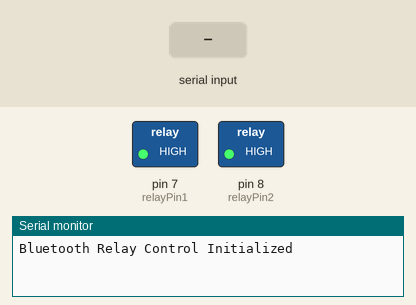
The sketch below on a simulated Arduino Uno, built with avr-gcc and run on an emulated ATmega328P. Parts: switched loads named in the sketch (green lamp = pin HIGH), the last lines printed to the serial monitor. Inputs (shaded band) come from the test bench.

Above: at 1.2 s.
1.3 s: "1" received over Serial
At 2.5 s:
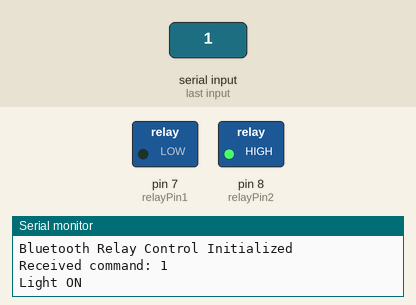
2.8 s: "3" received over Serial
At 3.8 s:
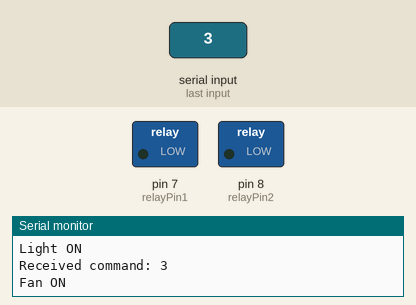
4.3 s: "0" received over Serial
At 4.9 s:
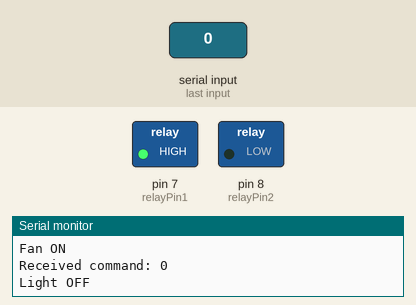
Timing chart, 0 to 7.3 s (numbered marks = the images above; inputs shaded):
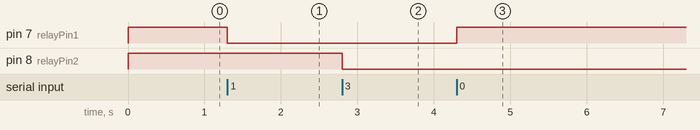

Measured:
- after the input at 1.3 s, pin 7 (relayPin1): HIGH → LOW at once
- after the input at 2.8 s, pin 8 (relayPin2): HIGH → LOW at once
- after the input at 4.3 s, pin 7 (relayPin1): LOW → HIGH at once

The sketch:

bluetooth.ino.ino
```cpp
const int relayPin1 = 7; // Relay pin for light
const int relayPin2 = 8; // Relay pin for fan

void setup() {
  Serial.begin(9600);    // Start serial communication at 9600 baud
  pinMode(relayPin1, OUTPUT);
  pinMode(relayPin2, OUTPUT);
  digitalWrite(relayPin1, HIGH);  // Relay off initially (active LOW) for light
  digitalWrite(relayPin2, HIGH);  // Relay off initially (active LOW) for fan
  Serial.println("Bluetooth Relay Control Initialized");
}

void loop() {
  if (Serial.available()) {
    char command = Serial.read();  // Read the incoming data
    Serial.print("Received command: ");
    Serial.println(command);

    if (command == '1'||command=="Light on") {
      digitalWrite(relayPin1, LOW);  // Turn light relay on
      Serial.println("Light ON");
    } else if (command == '0'||command=="Light off") {
      digitalWrite(relayPin1, HIGH); // Turn light relay off
      Serial.println("Light OFF");
    } else if (command == '3') {
      digitalWrite(relayPin2, LOW);  // Turn fan relay on
      Serial.println("Fan ON");
    } else if (command == '2') {
      digitalWrite(relayPin2, HIGH); // Turn fan relay off
      Serial.println("Fan OFF");
    } else {
      Serial.println("Invalid command");
    }
  }
}
```
